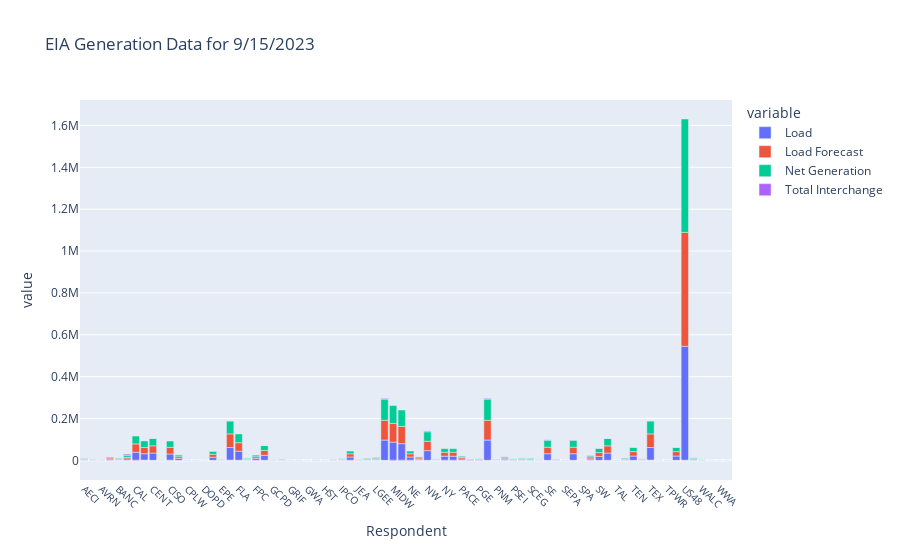

This figure's notebook cell:
### Markdown cell above
### Let's graph this data

### Code cell
# Filter down to just the columns we want to graph
df_new = df[
    [
        "Interval Start",
        "Respondent",
        "Load",
        "Load Forecast",
        "Net Generation",
        "Total Interchange",
    ]
]
columns = ["Load", "Load Forecast", "Net Generation", "Total Interchange"]

# set up graph
fig = px.bar(
    df_new,
    x="Respondent",
    y=columns,
    title="EIA Generation Data for 9/15/2023",
)
# Update x-axis labels appearance
fig.update_xaxes(
    tickangle=45, tickfont=dict(size=10)
)  # Rotate and resize x-axis labels for better readability

# Adjust bar width
fig.update_layout(
    bargap=0.1,  # Adjust the gap between bars
    bargroupgap=0.05,  # Adjust the gap between groups of bars
)

# Show graph
fig.show(width=1200, height=900)

### Figure 1 — Plotly figure (JSON) as saved in the notebook; plotly's stock layout.template omitted (floating-point values rounded to 4 significant figures)
{"data": [{"alignmentgroup": "True", "hovertemplate": "variable=Load<br>Respondent=%{x}<br>value=%{y}<extra></extra>", "legendgroup": "Load", "marker": {"color": "#636efa", "pattern": {"shape": ""}}, "name": "Load", "offsetgroup": "Load", "orientation": "v", "showlegend": true, "textposition": "auto", "type": "bar", "x": ["AECI", "AVA", "AVRN", "AZPS", "BANC", "BPAT", "CAL", "CAR", "CENT", "CHPD", "CISO", "CPLE", "CPLW", "DEAA", "DOPD", "DUK", "EPE", "ERCO", "FLA", "FMPP", "FPC", "FPL", "GCPD", "GRID", "GRIF", "GVL", "GWA", "HGMA", "HST", "IID", "IPCO", "ISNE", "JEA", "LDWP", "LGEE", "MIDA", "MIDW", "MISO", "NE", "NEVP", "NW", "NWMT", "NY", "NYIS", "PACE", "PACW", "PGE", "PJM", "PNM", "PSCO", "PSEI", "SC", "SCEG", "SCL", "SE", "SEC", "SEPA", "SOCO", "SPA", "SRP", "SW", "SWPP", "TAL", "TEC", "TEN", "TEPC", "TEX", "TIDC", "TPWR", "TVA", "US48", "WACM", "WALC", "WAUW", "WWA", "YAD"], "xaxis": "x", "y": [2786, 1541, null, 5664, 3340, 6836, 38520, 31348, 34597, 218, 30217, 8906, 592, null, 285, 14662, 1638, 61081, 43569, 3118, 9722, 23774, 800, null, null, 384, null, null, 102, 838, 2604, 15747, 2015, 3564, 4647, 96723, 86879, 79446, 15747, 5578, 46162, 1351, 19578, 19578, 6453, 2933, 3182, 96723, 1804, 5282, 2944, 3729, 3459, 1096, 31482, 331, null, 31482, 13, 5908, 18619, 34584, 485, 3638, 20345, 2441, 61081, 561, 527, 20345, 544650, 4432, 1164, 100, null, null], "yaxis": "y"}, {"alignmentgroup": "True", "hovertemplate": "variable=Load Forecast<br>Respondent=%{x}<br>value=%{y}<extra></extra>", "legendgroup": "Load Forecast", "marker": {"color": "#EF553B", "pattern": {"shape": ""}}, "name": "Load Forecast", "offsetgroup": "Load Forecast", "orientation": "v", "showlegend": true, "textposition": "auto", "type": "bar", "x": ["AECI", "AVA", "AVRN", "AZPS", "BANC", "BPAT", "CAL", "CAR", "CENT", "CHPD", "CISO", "CPLE", "CPLW", "DEAA", "DOPD", "DUK", "EPE", "ERCO", "FLA", "FMPP", "FPC", "FPL", "GCPD", "GRID", "GRIF", "GVL", "GWA", "HGMA", "HST", "IID", "IPCO", "ISNE", "JEA", "LDWP", "LGEE", "MIDA", "MIDW", "MISO", "NE", "NEVP", "NW", "NWMT", "NY", "NYIS", "PACE", "PACW", "PGE", "PJM", "PNM", "PSCO", "PSEI", "SC", "SCEG", "SCL", "SE", "SEC", "SEPA", "SOCO", "SPA", "SRP", "SW", "SWPP", "TAL", "TEC", "TEN", "TEPC", "TEX", "TIDC", "TPWR", "TVA", "US48", "WACM", "WALC", "WAUW", "WWA", "YAD"], "xaxis": "x", "y": [2799, 1485, null, 5734, 3358, 6918, 39815, 30128, 34666, 214, 31481, 8424, 560, null, 256, 13961, 1624, 65136, 40580, 3250, 7369, 22984, 768, null, null, 303, null, null, 115, 768, 2606, 15290, 2012, 3666, 4290, 94744, 89770, 82681, 15290, 5800, 45007, 1393, 18973, 18973, 6823, 2956, 3152, 94744, 1642, 4928, 2712, 3785, 3398, 1075, 31099, 309, null, 31099, 49, 5614, 18296, 34617, 452, 3786, 21079, 2379, 65136, 542, 530, 21079, 544583, 3297, 1303, 94, null, null], "yaxis": "y"}, {"alignmentgroup": "True", "hovertemplate": "variable=Net Generation<br>Respondent=%{x}<br>value=%{y}<extra></extra>", "legendgroup": "Net Generation", "marker": {"color": "#00cc96", "pattern": {"shape": ""}}, "name": "Net Generation", "offsetgroup": "Net Generation", "orientation": "v", "showlegend": true, "textposition": "auto", "type": "bar", "x": ["AECI", "AVA", "AVRN", "AZPS", "BANC", "BPAT", "CAL", "CAR", "CENT", "CHPD", "CISO", "CPLE", "CPLW", "DEAA", "DOPD", "DUK", "EPE", "ERCO", "FLA", "FMPP", "FPC", "FPL", "GCPD", "GRID", "GRIF", "GVL", "GWA", "HGMA", "HST", "IID", "IPCO", "ISNE", "JEA", "LDWP", "LGEE", "MIDA", "MIDW", "MISO", "NE", "NEVP", "NW", "NWMT", "NY", "NYIS", "PACE", "PACW", "PGE", "PJM", "PNM", "PSCO", "PSEI", "SC", "SCEG", "SCL", "SE", "SEC", "SEPA", "SOCO", "SPA", "SRP", "SW", "SWPP", "TAL", "TEC", "TEN", "TEPC", "TEX", "TIDC", "TPWR", "TVA", "US48", "WACM", "WALC", "WAUW", "WWA", "YAD"], "xaxis": "x", "y": [2626, 1044, 1012, 3575, 2896, 8876, 37573, 31010, 35085, 820, 30406, 8923, 330, 451, 194, 15065, 1155, 60800, 41874, 2854, 7568, 23880, 810, 2116, 481, 343, 0, 969, 0, 1232, 2096, 13205, 1342, 2631, 4260, 100729, 84986, 78100, 13205, 4776, 45342, 2151, 17024, 17024, 6974, 690, 1127, 100729, 1779, 5931, 1289, 2637, 3881, 575, 33640, 2087, 599, 33041, 140, 8568, 19910, 34945, 485, 3315, 20597, 1768, 60800, 408, 349, 20597, 541775, 4432, 1164, 80, 0, 174], "yaxis": "y"}, {"alignmentgroup": "True", "hovertemplate": "variable=Total Interchange<br>Respondent=%{x}<br>value=%{y}<extra></extra>", "legendgroup": "Total Interchange", "marker": {"color": "#ab63fa", "pattern": {"shape": ""}}, "name": "Total Interchange", "offsetgroup": "Total Interchange", "orientation": "v", "showlegend": true, "textposition": "auto", "type": "bar", "x": ["AECI", "AVA", "AVRN", "AZPS", "BANC", "BPAT", "CAL", "CAR", "CENT", "CHPD", "CISO", "CPLE", "CPLW", "DEAA", "DOPD", "DUK", "EPE", "ERCO", "FLA", "FMPP", "FPC", "FPL", "GCPD", "GRID", "GRIF", "GVL", "GWA", "HGMA", "HST", "IID", "IPCO", "ISNE", "JEA", "LDWP", "LGEE", "MIDA", "MIDW", "MISO", "NE", "NEVP", "NW", "NWMT", "NY", "NYIS", "PACE", "PACW", "PGE", "PJM", "PNM", "PSCO", "PSEI", "SC", "SCEG", "SCL", "SE", "SEC", "SEPA", "SOCO", "SPA", "SRP", "SW", "SWPP", "TAL", "TEC", "TEN", "TEPC", "TEX", "TIDC", "TPWR", "TVA", "US48", "WACM", "WALC", "WAUW", "WWA", "YAD"], "xaxis": "x", "y": [-160, -497, 1012, -2089, -444, 6714, -2732, -343, 488, 602, -1600, 17, -262, 451, -91, 403, -484, -281, -1685, -264, -2154, 106, 16, 2116, 481, -33, -2, 969, -102, 397, -508, -2542, -670, -933, -387, 4010, -3337, -2790, -2542, -802, 3856, 800, -2554, -2554, 521, -2243, -2055, 4010, -38, 649, -1655, -1092, 422, -521, 2154, 1756, 595, 1559, 127, 2660, 1277, 361, 0, -324, 247, -673, -281, -152, -178, 247, -1442, 0, 0, -20, -2, 169], "yaxis": "y"}], "layout": {"bargap": 0.1, "bargroupgap": 0.05, "barmode": "relative", "legend": {"title": {"text": "variable"}, "tracegroupgap": 0}, "title": {"text": "EIA Generation Data for 9/15/2023"}, "xaxis": {"anchor": "y", "domain": [0, 1], "tickangle": 45, "tickfont": {"size": 10}, "title": {"text": "Respondent"}}, "yaxis": {"anchor": "x", "domain": [0, 1], "title": {"text": "value"}}}}
